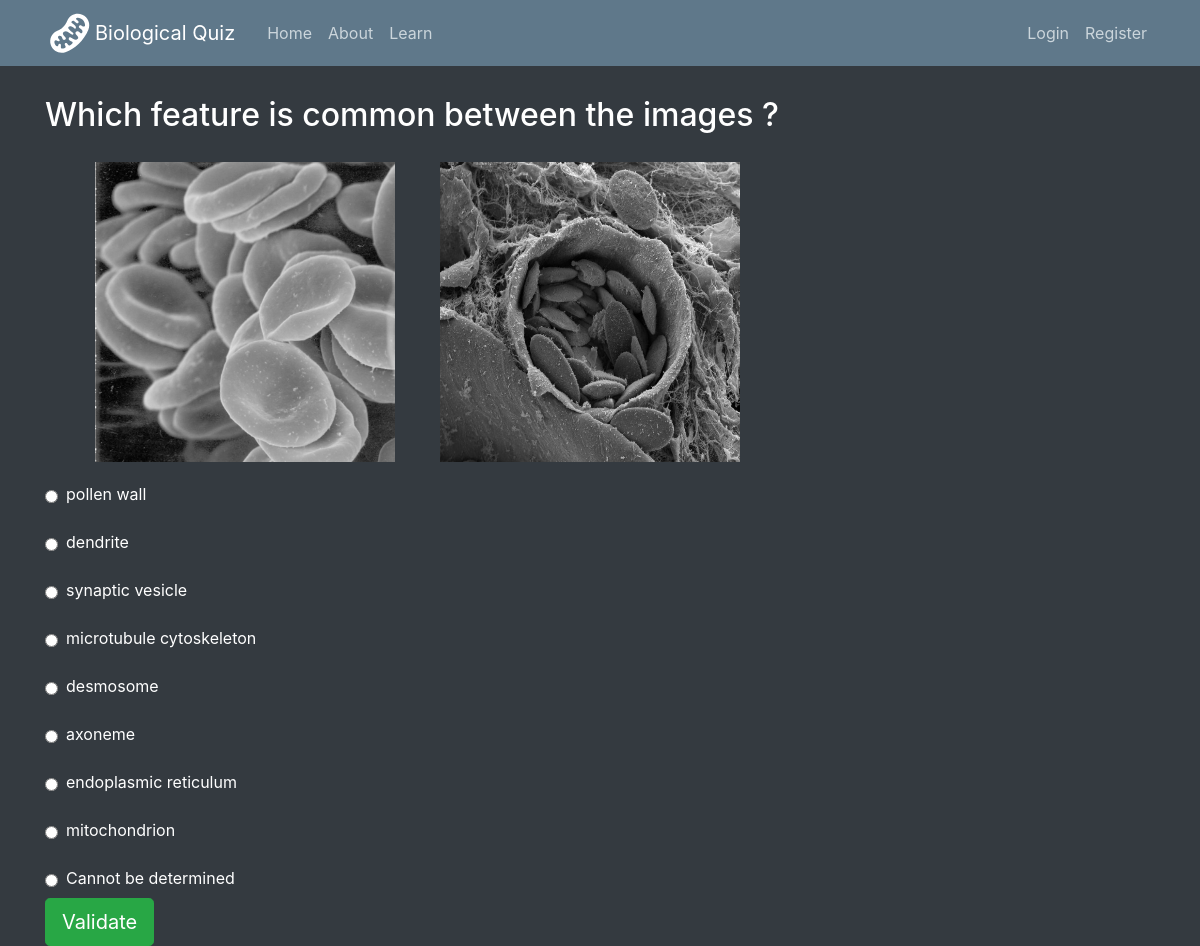
Page /all_questions_test/component/ on the committed database.
### quizzbioApp/models.py (models this page shows)
class Question(models.Model):                    # model - class    - table
    question = models.CharField(max_length=255, null=True, blank=True)
    type = models.CharField(max_length=255, null=True, blank=True)
    category = models.CharField(max_length=255, null=True, blank=True)  # field - instance - row
    imageField = models.CharField(max_length=255, null=True, blank=True)  # field - instance - row
    points = models.IntegerField(null=True, blank=True)  # field - instance - row
    nb_answer = models.IntegerField(null=True, blank=True)  # field - instance - row
    nb_image = models.IntegerField(null=True, blank=True)  # field - instance - row
    def __str__(self):
        return str(self.question)

class Image(models.Model):  # model - class    - table
    image_name = models.ImageField(upload_to="image/", max_length=255, null=True, blank=True)  # field - instance - row
    description = models.CharField(max_length=255, null=True, blank=True)  # field - instance - row
    microscopy = models.CharField(max_length=255, null=True, blank=True)  # field - instance - row
    cell_type = models.CharField(max_length=255, null=True, blank=True)  # field - instance - row
    component = models.CharField(max_length=255, null=True, blank=True)  # field - instance - row
    doi = models.CharField(max_length=255, null=True, blank=True)  # field - instance - row
    organism = models.CharField(max_length=255, null=True, blank=True)  # field - instance - row
    resize_image = ImageSpecField(source='image_name',
                                  processors=[ResizeToFill(300, 300)],
                                  format='JPEG',
                                  options={'quality': 100})
    def __str__(self):
        return str(self.image_name)

class Answer(models.Model):  # model - class - table
    question_id = models.IntegerField(null=True, blank=True)  # field - instance - row
    answer = models.CharField(max_length=255, null=True, blank=True)  # field - instance - row
    definition = models.CharField(max_length=255, null=True, blank=True)  # field - instance - row
    def __str__(self):
        return str(self.answer)

### quizzbioApp/views.py (the view)
# urls.py: path("all_questions_test/component/", views.component, name='quizzbio-all_component'),
def component(request, image_num=None, answer_id=None, nb_quest=None, score=None):
    nb_image_display = 2
    image_source, image_pk, type_img, answer_list = [], [], [], []
    user_response, quest = 'undetermined', "Question Error"
    end_the_test = None
    if not image_num:
        score = 0
    score = int(score)
    if not nb_quest:
        nb_quest = 0
    if int(nb_quest) == 10:
        end_the_test = 'end_the_test'
    quiz_type = request.path.split('/')[1]
    if quiz_type == 'quick_test':
        random_num = random.randint(1, 118)
        display_images_output = display_images(nb_image_display, image_num, random_num)
    else:
        if image_num:
            display_images_output = display_images(nb_image_display, image_num)
        else:
            display_images_output = display_images(nb_image_display)
    image_source = display_images_output[0]
    image_pk = display_images_output[1]
    type_img = display_images_output[2]
    if request.method == 'GET':
        if answer_id:
            get_resp = get_response(type_img, score, answer_id)
        else:
            get_resp = get_response(type_img, score)
    score = get_resp[0]
    for q in Question.objects.all():
        if q.pk == 2:
            quest = q
    for a in Answer.objects.all():
        if a.pk > 4:
            answer_list.append(a)
    context = {'images': Image.objects.all(),
               'image_src': image_source,
               'image_nb': 2,
               'pk_image': image_pk,
               'quest': quest,
               'answers': answer_list,
               'nb_quest': nb_quest,
               'score': score,
               'end_the_test': end_the_test}
    return render(request, 'questions/questions.html', context)

### quizzbioApp/views.py (called while the page is built, shortened)
def get_response(micro_type_img, score, answer_id=None):
    user_response = 'undetermined'
    good_response = None
    answer_list = []
    return score, good_response, user_response

### quizzbioApp/templates/questions/questions.html (shortened to what this page needs)
{% extends "quizzbioApp/base.html" %}
{% load static %}
{% block content %}
<form methode="POST">
    {% if pk_image.0 == 121 or end_the_test == 'end_the_test' %}
        <div class="submit">
            <button type="button" class="btn btn-success btn-lg" onclick="endTheTest();">End the test</button>
        </div>
    {% else %}
        <h2> {{ quest }} </h2>
            <div>
                {% if image_nb == 2 %}
                    <img id='microscopy_img' width="300" height="300" style="margin:20px 20px 20px 50px;" alt="Image description" src="{% static image_src.0 %}"/>
                    <img id='microscopy_img' width="300" height="300" alt="Image description" style="margin:20px 20px 20px 20px;" src="{% static image_src.1 %}"/>
                {% endif %}
            </div>
        <div class="flex-container">
        {% for a in answers %}
            <p>
                <label type="button">
                    <input class="btn btn-primary btn-lg" style="margin-right:8px;" type="radio" value='radiobut' name={{image_nb}} id={{ a.pk }} autocomplete="off">{{ a }}</input>
                </label>
            </p>
        {% endfor %}
        <div>
            <label type="button">
                <input class="btn btn-primary btn-lg" style="margin-right:8px;" type="radio" value='radiobut' name={{image_nb}} id='undetermined' autocomplete="off">Cannot be determined</input>
            </label>
        </div>
        <div class="submit">
            <button type="button" class="btn btn-success btn-lg" onclick="displayNextImage();" id={{ pk_image }}>Validate</button>
        </div>
        </div>
    {% endif %}
</form>
{% endblock content %}

### quizzbioApp/templates/quizzbioApp/base.html (shortened to what this page needs)
{% load static %}
<!DOCTYPE html>
<html>
<head>
    <link rel="stylesheet" href="https://maxcdn.bootstrapcdn.com/bootstrap/4.0.0/css/bootstrap.min.css">
    <link rel="stylesheet" type="text/css" href="{% static 'quizzbioApp/main.css' %}">
</head>
<body>
    <body class="p-3 mb-2 bg-dark text-white">
    <header class="site-header">
      <nav class="navbar navbar-expand-md navbar-dark bg-steel fixed-top">
        <div class="container">
         <div class="collapse navbar-collapse" id="navbarToggle">
          <a href="#" class="pull-left"><img src="/static/logo/logo_django_m2.svg" width="50" height="50"></a>
          <a class="navbar-brand mr-4" href="/"> Biological Quiz </a>
          <div class="collapse navbar-collapse" id="navbarToggle">
            <div class="navbar-nav mr-auto">
              <a class="nav-item nav-link" href="{% url 'quizzbio-home' %}">Home</a>
              <a class="nav-item nav-link" href="{% url 'quizzbio-about' %}">About</a>
              <a class="nav-item nav-link" href="{% url 'quizzbio-learn' %}">Learn</a>
            </div>
            <div class="navbar-nav">
            {% if request.user.is_authenticated %}
                <a class="nav-item nav-link" href="{% url 'quizzbio-profile' %}">{{ request.user }}</a>
                <a class="nav-item nav-link" href="{% url 'quizzbio-logout' %}">Logout</a>
            {% else %}
                <a class="nav-item nav-link" href="{% url 'quizzbio-login' %}">Login</a>
                <a class="nav-item nav-link" href="{% url 'quizzbio-register' %}">Register</a>
            {% endif %}
            </div>
          </div>
        </div>
      </nav>
    </header>
    <main role="main" class="container">
            {% block content %}{% endblock %}
    </main>
</body>
</html>

### quizzbioApp/static/quizzbioApp/main.css (style rules this page uses)
body { background: #fafafa; color: #ffffff; margin-top: 5rem; }
h1, h2, h3, h4, h5 { color: #ffffff; }
main { color: #ffffff; }
.bg-steel { background-color: #5f788a; }
.site-header .navbar-nav .nav-link { color: #cbd5db; }
body, html { width: 100%; height: 100%; }
body { background-color: #f9f9fa }

### rows in the picture
Question: question "Which feature is common between the images ?"
Image: image_name (picture)
Image: image_name (picture)
Answer: answer "pollen wall"
Answer: answer "dendrite"
Answer: answer "synaptic vesicle"
Answer: answer "microtubule cytoskeleton"
Answer: answer "desmosome"
Answer: answer "axoneme"
Answer: answer "endoplasmic reticulum"
Answer: answer "mitochondrion"
